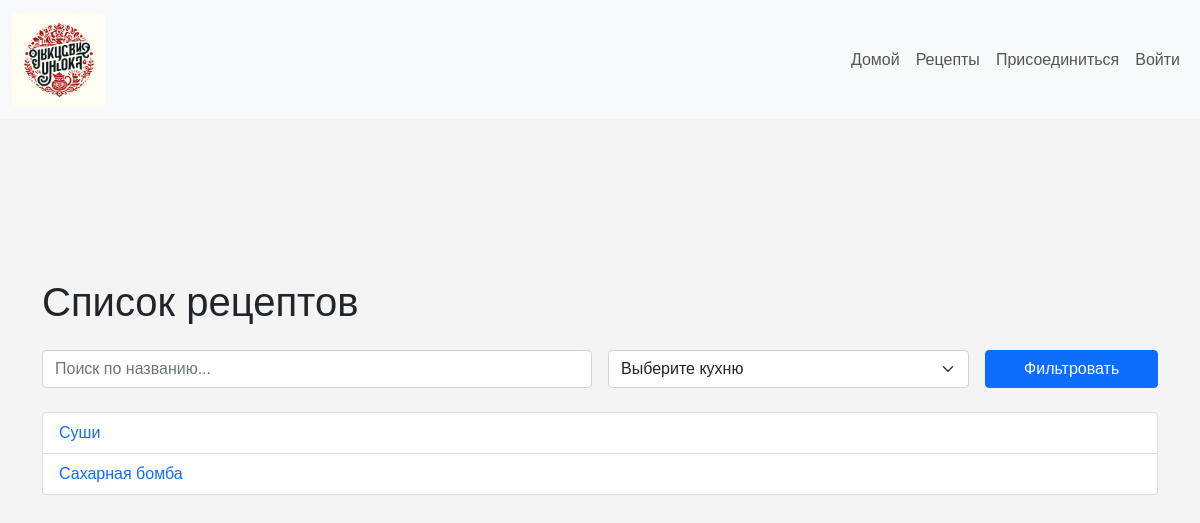
Before: /recipes/ with the older database file.
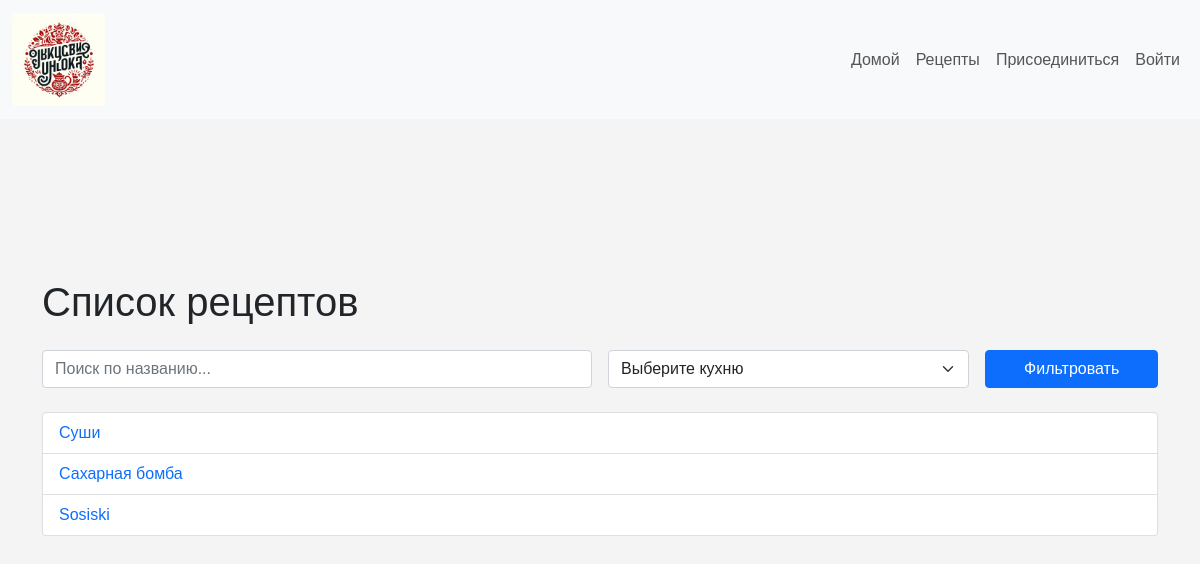
After: the same page with the newer database file.
### recipes/models.py (models this page shows, shortened)
class Recipe(models.Model):
    title = models.CharField(max_length=255, verbose_name='Название')
    description = models.TextField(verbose_name='Описание')
    created_at = models.DateTimeField(auto_now_add=True, verbose_name='Дата создания')
    updated_at = models.DateTimeField(auto_now=True, verbose_name='Дата обновления')
    author = models.ForeignKey(User, on_delete=models.CASCADE, verbose_name='Автор')
    photo = models.ImageField(upload_to='recipes_photos/', blank=True, null=True, verbose_name='Фото')
    cuisine = models.CharField(max_length=100, null=True, blank=True, choices=(
        ('Итальянская', 'Итальянская'),
        ('Французская', 'Французская'),
        ('Грузинская', 'Грузинская'),
        ('Русская', 'Русская'),
        ('Китайская', 'Китайская'),
        ('Другое', 'Другое'),
    ), verbose_name='Кухня')
    ingredients = models.ManyToManyField(Ingredient, related_name='recipes', blank=True, verbose_name='Ингредиенты')
    likes = models.ManyToManyField(User, related_name='recipe_likes', verbose_name='Лайки')
    total_rating = models.IntegerField(default=0, verbose_name='Суммарный рейтинг')
    number_of_ratings = models.IntegerField(default=0, verbose_name='Количество оценок')

### recipes/views.py (the view)
# urls.py: path('recipes/', views.recipe_list, name='recipe_list'),
def recipe_list(request):
    Recipe.objects.filter(cuisine__isnull=True).update(cuisine='Русская')
    query = request.GET.get('query', '')
    cuisine = request.GET.get('cuisine', '')
    recipes = Recipe.objects.all()
    if query:
        recipes = recipes.filter(title__icontains=query)
    if cuisine:
        recipes = recipes.filter(cuisine__iexact=cuisine)
    return render(request, 'recipes/recipe_list.html', {'recipes': recipes})

### recipes/templates/recipes/recipe_list.html (shortened to what this page needs)
{% extends 'base.html' %}
{% block content %}
<div class="container mt-5">
    <h1 class="mb-4">Список рецептов</h1>
    <form method="GET" class="row g-3 mb-4">
        <div class="col-md-6">
            <input type="text" name="query" class="form-control" placeholder="Поиск по названию...">
        </div>
        <div class="col-md-4">
            <select name="cuisine" class="form-select">
                <option value="">Выберите кухню</option>
            </select>
        </div>
        <div class="col-md-2">
            <button type="submit" class="btn btn-primary w-100">Фильтровать</button>
        </div>
    </form>
    <ul class="list-group">
        {% for recipe in recipes %}
        <li class="list-group-item">
            <a href="{% url 'recipe_detail' id=recipe.id %}" class="text-decoration-none">{{ recipe.title }}</a>
        </li>
        {% endfor %}
    </ul>
</div>
{% endblock %}

### recipes/templates/base.html (shortened to what this page needs)
{% load static %}
<!DOCTYPE html>
<html lang="ru">
<head>
    <link href="https://cdn.jsdelivr.net/npm/bootstrap@5.1.3/dist/css/bootstrap.min.css" rel="stylesheet">
    <link rel="stylesheet" href="https://unpkg.com/swiper/swiper-bundle.min.css" />
    <link rel="stylesheet" href="{% static 'css/custom.css' %}">
</head>
<body>
    <header>
        <nav class="navbar navbar-expand-lg navbar-light bg-light">
            <div class="container-fluid">
                <a class="navbar-brand" href="{% url 'home' %}">
                    <img id="main-logo" src="{% static 'images/logo.webp' %}" alt="Вкусный Уголок" height="80" width="auto" class="rounded">
                </a>
                <div class="collapse navbar-collapse" id="navbarNav">
                    <ul class="navbar-nav ms-auto">
                        <li class="nav-item">
                            <a class="nav-link" href="{% url 'home' %}">Домой</a>
                        </li>
                        <li class="nav-item">
                            <a class="nav-link" href="{% url 'recipe_list' %}">Рецепты</a>
                        </li>
                        <li class="nav-item">
                            <a class="nav-link" href="{% url 'signup' %}">Присоединиться</a>
                        </li>
                        <li class="nav-item">
                            <a class="nav-link" href="{% url 'login' %}">Войти</a>
                        </li>
                    </ul>
                </div>
            </div>
        </nav>
    </header>
    <main class="main-container">
        {% block content %}{% endblock %}
    </main>
</body>
</html>

### static/css/custom.css (style rules this page uses)
body, html { height: 100%; margin: 0; font-family: 'Arial', sans-serif; background-color: #f4f4f4; padding-top: 80px; }
header { background: #fff; box-shadow: 0 2px 8px rgba(0,0,0,0.15); position: fixed; width: 100%; top: 0; z-index: 1050; height: 70px; }
.navbar-light .navbar-nav .nav-link { color: #555; }
.navbar-brand img { height: 93px; width: auto; }
main { padding: 20px; max-width: 1200px; margin: auto; }
.main-container { padding-top: 70px; }

Changed rows visible on the page:
added Recipe: title "Sosiski"
